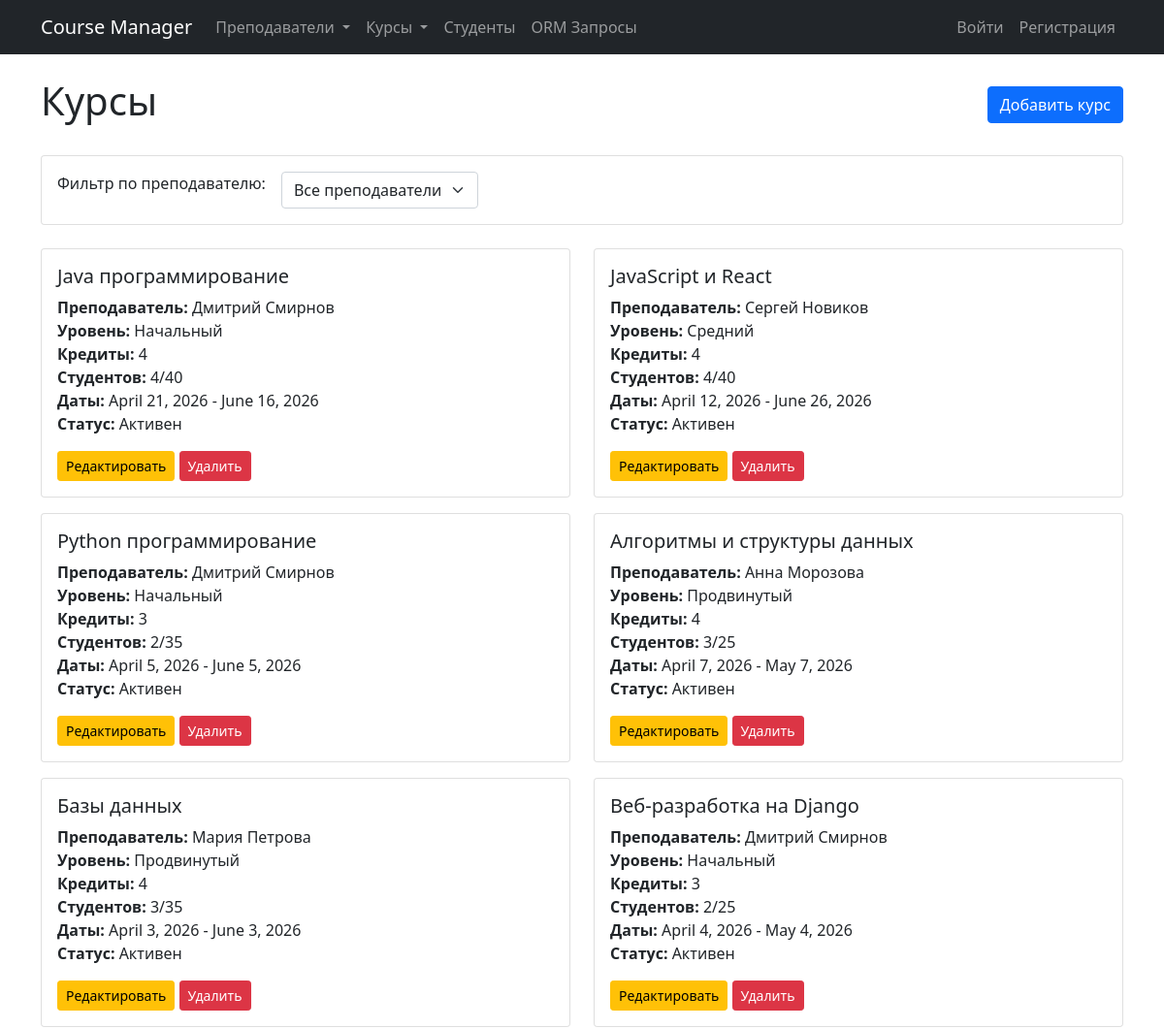
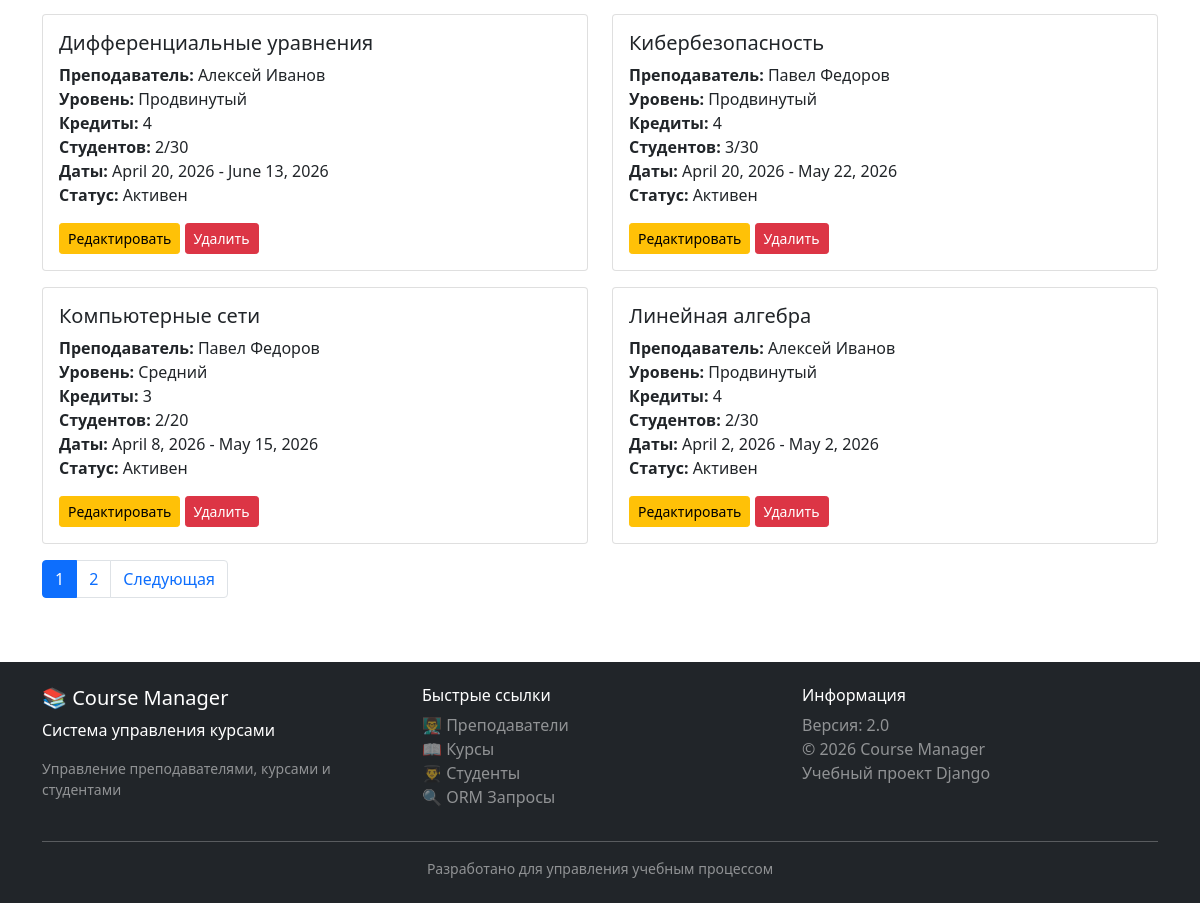
The app's page /schedule/courses/, older data (2 pictures, top to bottom).
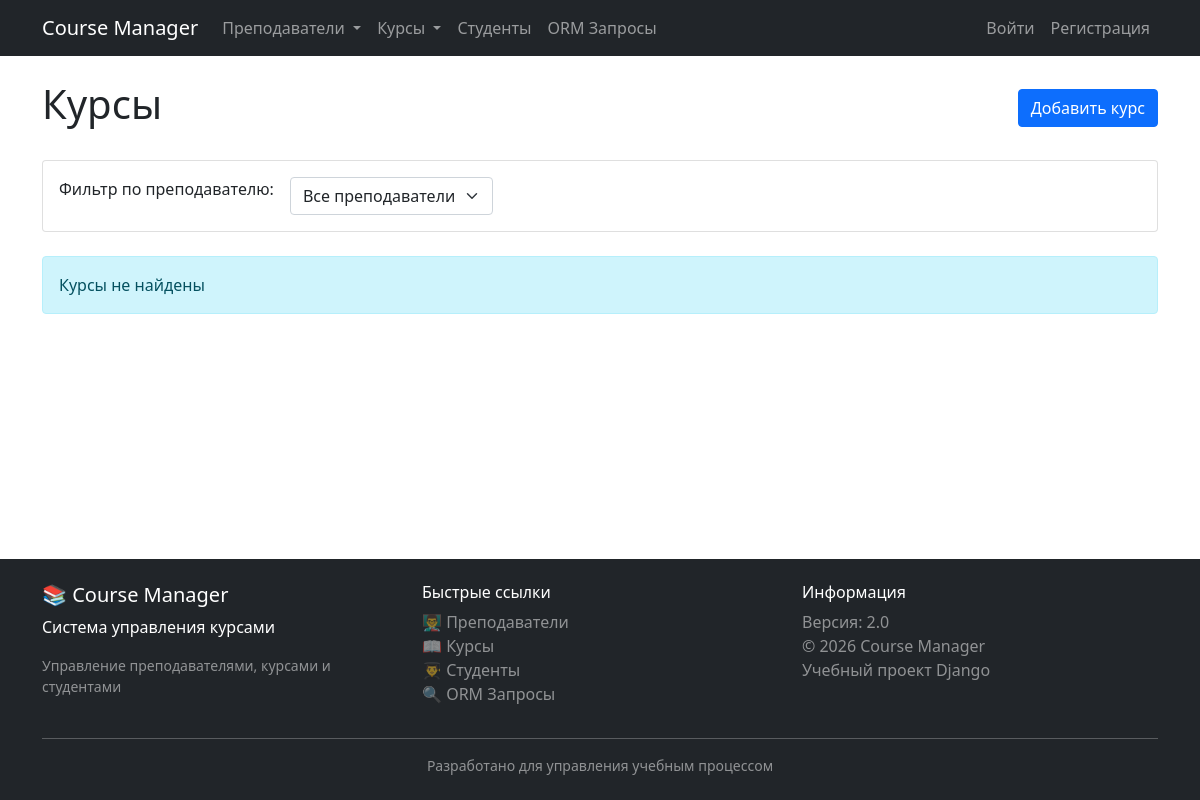
The same page, newer data.
### schedule/models.py (models this page shows, shortened)
class Course(models.Model):
    LEVEL_CHOICES = [
        ('beginner', 'Начальный'),
        ('intermediate', 'Средний'),
        ('advanced', 'Продвинутый'),
    ]
    title = models.CharField(max_length=200, unique=True, verbose_name="Название курса", db_index=True)
    description = models.TextField(verbose_name="Описание")
    teacher = models.ForeignKey(Teacher, on_delete=models.SET_NULL, null=True, blank=True, related_name='courses')
    level = models.CharField(max_length=20, choices=LEVEL_CHOICES, default='beginner')
    credits = models.PositiveIntegerField(default=3, verbose_name="Кредиты")
    max_students = models.PositiveIntegerField(default=30, verbose_name="Максимум студентов")
    start_date = models.DateField(verbose_name="Дата начала")
    end_date = models.DateField(verbose_name="Дата окончания")
    is_active = models.BooleanField(default=True, verbose_name="Активен")
    created_at = models.DateTimeField(auto_now_add=True)
    price = models.DecimalField(
        max_digits=10,
        decimal_places=2,
        verbose_name="Стоимость курса (руб)",
        default=0,
        validators=[MinValueValidator(0)]
    )
    duration_weeks = models.PositiveIntegerField(
        verbose_name="Длительность курса (недели)",
        default=16,
        validators=[MinValueValidator(1), MaxValueValidator(52)]
    )
    prerequisites = models.TextField(
        blank=True,
        verbose_name="Требования к слушателям",
        help_text="Что должен знать студент перед началом курса"
    )
    certificate_available = models.BooleanField(
        default=True,
        verbose_name="Выдается сертификат"
    )
    class Meta:
        verbose_name = "Курс"
        verbose_name_plural = "Курсы"
        ordering = ['title']

class Teacher(models.Model):
    first_name = models.CharField(max_length=50, verbose_name="Имя", db_index=True)
    last_name = models.CharField(max_length=50, verbose_name="Фамилия", db_index=True)
    patronymic = models.CharField(max_length=50, blank=True, null=True, verbose_name="Отчество")
    position = models.CharField(
        max_length=100,
        verbose_name="Должность",
        default="Преподаватель",
        choices=[
            ('assistant', 'Ассистент'),
            ('teacher', 'Преподаватель'),
            ('senior_teacher', 'Старший преподаватель'),
            ('docent', 'Доцент'),
            ('professor', 'Профессор'),
        ]
    )
    employee_id = models.CharField(
        max_length=20,
        unique=True,
        null=True, blank=True,
        verbose_name="Табельный номер",
        validators=[RegexValidator(r'^EMP-\d{6}$', 'Формат: EMP-123456')]
    )
    salary = models.DecimalField(
        max_digits=10,
        decimal_places=2,
        null=True, blank=True,
        verbose_name="Зарплата",
        validators=[MinValueValidator(30000), MaxValueValidator(500000)]
    )
    work_experience_years = models.PositiveIntegerField(
        null=True, blank=True,
        verbose_name="Общий стаж работы (лет)",
        validators=[MinValueValidator(0), MaxValueValidator(60)]
    )
    rating = models.DecimalField(
        max_digits=3,
        decimal_places=2,
        verbose_name="Рейтинг преподавателя",
        default=5.00,
        validators=[MinValueValidator(0.00), MaxValueValidator(5.00)]
    )
    email = models.EmailField(unique=True, verbose_name="Email")
    phone = models.CharField(max_length=20, blank=True, null=True, verbose_name="Телефон")
    hire_date = models.DateField(verbose_name="Дата найма")
    is_active = models.BooleanField(default=True, verbose_name="Активен")
    created_at = models.DateTimeField(auto_now_add=True, verbose_name="Дата создания")
    updated_at = models.DateTimeField(auto_now=True, verbose_name="Дата обновления")
    class Meta:
        verbose_name = "Преподаватель"
        verbose_name_plural = "Преподаватели"
        ordering = ['last_name', 'first_name']

### schedule/views.py (the view)
# urls.py: path('courses/', views.CourseListView.as_view(), name='course_list'),
class CourseListView(ListView):
    model = Course
    template_name = 'schedule/course_list.html'
    context_object_name = 'courses'
    paginate_by = 10

### schedule/templates/schedule/course_list.html (shortened to what this page needs)
{% extends 'schedule/base.html' %}
{% block content %}
<div class="d-flex justify-content-between align-items-center mb-4">
    <h1>Курсы</h1>
    <a href="{% url 'schedule:course_create' %}" class="btn btn-primary">Добавить курс</a>
</div>
<div class="card mb-4">
    <div class="card-body">
        <form method="get" class="row g-3">
            <div class="col-auto">
                <label for="teacher" class="form-label">Фильтр по преподавателю:</label>
            </div>
            <div class="col-auto">
                <select name="teacher" id="teacher" class="form-select" onchange="this.form.submit()">
                    <option value="">Все преподаватели</option>
                </select>
            </div>
        </form>
    </div>
</div>
<div class="row">
    {% for course in courses %}
    <div class="col-md-6 mb-3">
        <div class="card">
            <div class="card-body">
                <h5 class="card-title">{{ course.title }}</h5>
                <p class="card-text">
                    <strong>Преподаватель:</strong>
                    {% if course.teacher %}
                        {{ course.teacher.first_name }} {{ course.teacher.last_name }}
                    {% else %}
                        <span class="text-muted">Не назначен</span>
                    {% endif %}<br>
                    <strong>Уровень:</strong> {{ course.get_level_display }}<br>
                    <strong>Кредиты:</strong> {{ course.credits }}<br>
                    <strong>Студентов:</strong> {{ course.students.count }}/{{ course.max_students }}<br>
                    <strong>Даты:</strong> {{ course.start_date }} - {{ course.end_date }}<br>
                    <strong>Статус:</strong> {% if course.is_active %}Активен{% else %}Неактивен{% endif %}
                </p>
                <a href="{% url 'schedule:course_update' course.pk %}" class="btn btn-warning btn-sm">Редактировать</a>
                <a href="{% url 'schedule:course_delete' course.pk %}" class="btn btn-danger btn-sm">Удалить</a>
            </div>
        </div>
    </div>
    {% empty %}
    <div class="col">
        <div class="alert alert-info">Курсы не найдены</div>
    </div>
    {% endfor %}
</div>
{% if is_paginated %}
<nav aria-label="Page navigation">
    <ul class="pagination">
        {% for num in page_obj.paginator.page_range %}
        <li class="page-item {% if page_obj.number == num %}active{% endif %}">
            <a class="page-link" href="?page={{ num }}{% if selected_teacher %}&teacher={{ selected_teacher }}{% endif %}">{{ num }}</a>
        </li>
        {% endfor %}
        {% if page_obj.has_next %}
        <li class="page-item"><a class="page-link" href="?page={{ page_obj.next_page_number }}{% if selected_teacher %}&teacher={{ selected_teacher }}{% endif %}">Следующая</a></li>
        {% endif %}
    </ul>
</nav>
{% endif %}
{% endblock %}

Row changes from the older to the newer data that the page shows:
removed Course: title "Java программирование", teacher.first_name "Дмитрий", teacher.last_name "Смирнов", level "Начальный", credits "4", students.count "4", max_students "40", start_date "April 21, 2026", end_date "June 16, 2026", is_active "Активен"
removed Course: title "JavaScript и React", teacher.first_name "Сергей", teacher.last_name "Новиков", level "Средний", credits "4", students.count "4", max_students "40", start_date "April 12, 2026", end_date "June 26, 2026", is_active "Активен"
removed Course: title "Python программирование", teacher.first_name "Дмитрий", teacher.last_name "Смирнов", level "Начальный", credits "3", students.count "2", max_students "35", start_date "April 5, 2026", end_date "June 5, 2026", is_active "Активен"
removed Course: title "Алгоритмы и структуры данных", teacher.first_name "Анна", teacher.last_name "Морозова", level "Продвинутый", credits "4", students.count "3", max_students "25", start_date "April 7, 2026", end_date "May 7, 2026", is_active "Активен"
removed Course: title "Базы данных", teacher.first_name "Мария", teacher.last_name "Петрова", level "Продвинутый", credits "4", students.count "3", max_students "35", start_date "April 3, 2026", end_date "June 3, 2026", is_active "Активен"
removed Course: title "Веб-разработка на Django", teacher.first_name "Дмитрий", teacher.last_name "Смирнов", level "Начальный", credits "3", students.count "2", max_students "25", start_date "April 4, 2026", end_date "May 4, 2026", is_active "Активен"
removed Course: title "Дифференциальные уравнения", teacher.first_name "Алексей", teacher.last_name "Иванов", level "Продвинутый", credits "4", students.count "2", max_students "30", start_date "April 20, 2026", end_date "June 13, 2026", is_active "Активен"
removed Course: title "Кибербезопасность", teacher.first_name "Павел", teacher.last_name "Федоров", level "Продвинутый", credits "4", students.count "3", max_students "30", start_date "April 20, 2026", end_date "May 22, 2026", is_active "Активен"
removed Course: title "Компьютерные сети", teacher.first_name "Павел", teacher.last_name "Федоров", level "Средний", credits "3", students.count "2", max_students "20", start_date "April 8, 2026", end_date "May 15, 2026", is_active "Активен"
removed Course: title "Линейная алгебра", teacher.first_name "Алексей", teacher.last_name "Иванов", level "Продвинутый", credits "4", students.count "2", max_students "30", start_date "April 2, 2026", end_date "May 2, 2026", is_active "Активен"
Text that changed along with them:
text no longer shown: "Следующая"
text now shown: "Курсы не найдены"
list line gone: "1"
list line gone: "2"
